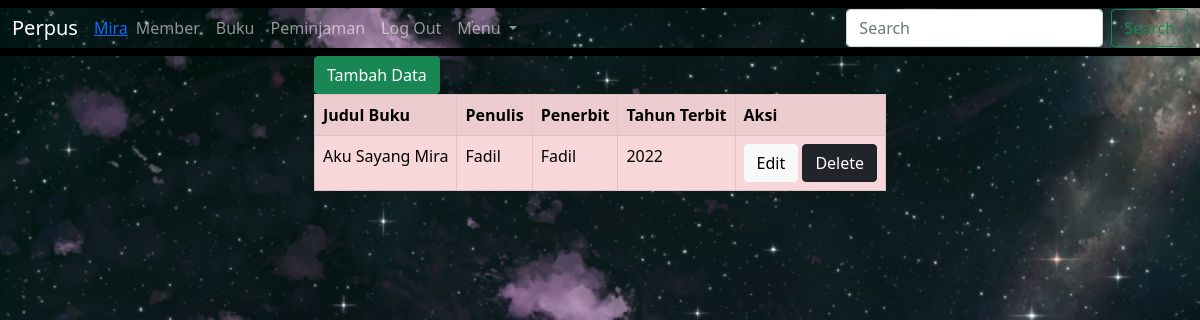
The page /Buku.php (signed in) on the database its author committed.
### tables this page shows
CREATE TABLE `member` (
  `id_member` int(11) NOT NULL,
  `nama_member` varchar(100) NOT NULL,
  `nomor_member` varchar(250) NOT NULL,
  `password_member` varchar(16) NOT NULL,
  `alamat` text NOT NULL,
  `tgl_mendaftar` date NOT NULL,
  `tgl_terakhir_bayar` date NOT NULL
);

CREATE TABLE `buku` (
  `id_buku` int(11) NOT NULL,
  `judul_buku` varchar(500) NOT NULL,
  `penulis` varchar(500) NOT NULL,
  `penerbit` varchar(250) NOT NULL,
  `tahun_terbit` int(11) NOT NULL
);

### Model.php (called while the page is built, shortened)
<?php
    function GetDataBuku($pdo) {
        $sql = "SELECT * FROM buku";
        $statement = $pdo->prepare($sql);
        $statement->execute();
        $bukus = $statement->fetchAll(PDO::FETCH_OBJ);
        return $bukus;
    }
?>

### Buku.php (the view, shortened to what this page needs)
<?php
require 'Model.php';
require 'Koneksi.php';
include 'index.php';
?>
<!DOCTYPE html>
<html lang="en">
<head>
</head>
<body>
    <div class="container" style="width:fit-content">
        <a href='FormBuku.php?form=tambah'><button class="btn btn-success">Tambah Data</button></a>
            <table class="table table-bordered table-striped table-danger">
                <tr>
                    <th>Judul Buku</th>
                    <th>Penulis</th>
                    <th>Penerbit</th>
                    <th>Tahun Terbit</th>
                    <th>Aksi</th>
                </tr>
            <?php foreach (GetDataBuku($connection) as $row) : ?>
            <tr>
                <td><?= $row->judul_buku; ?></td>
                <td><?= $row->penulis; ?></td>
                <td><?= $row->penerbit; ?></td>
                <td><?= $row->tahun_terbit; ?></td>
                <td>
                    <a href='FormBuku.php?id_buku=<?= $row->id_buku ?>&form=update'><button class="btn btn-light">Edit</button></a>
                    <a onclick="return confirm('Hapus Data?')" href='FormBuku.php?id_buku=<?= $row->id_buku ?>&form=delete'><button class="btn btn-dark">Delete</button></a>
                </td>
            </tr>
        <?php endforeach; ?>
    </div>
</body>
</html>

### index.php (shortened to what this page needs)
<?php
function GetNama($pdo, $nomor_member)
{
    $sql = "SELECT nama_member FROM member WHERE nomor_member = $nomor_member";
    $statement = $pdo->prepare($sql);
    $statement->execute();
    $member = $statement->fetch(PDO::FETCH_OBJ);
    return $member;
}
require 'Koneksi.php';
?>
<!DOCTYPE html>
<html lang="en">
<head>
    <link href="https://cdn.jsdelivr.net/npm/bootstrap@5.1.3/dist/css/bootstrap.min.css" rel="stylesheet">
</head>
<body background="bg.jpg">
    <nav class="navbar navbar-expand-lg navbar-dark bg-black">
        <div class="container-fluid" style="background-image: url('bg.jpg')">
            <a class="navbar-brand" href="index.php">Perpus</a>
            <a class="text-primary" href="index.php"><?php
                                                        if ($_SESSION['NomorMember'] == "Guest")
                                                            echo "Guest";
                                                        else
                                                            echo GetNama($connection, $_SESSION['NomorMember'])->nama_member; ?></a>
            <div class="collapse navbar-collapse" id="navbarNavDropdown">
                <ul class="navbar-nav">
                    <li class="nav-item">
                        <a class="nav-link" href="Member.php">Member</a>
                    </li>
                    <li class="nav-item">
                        <a class="nav-link" href="Buku.php">Buku</a>
                    </li>
                    <li class="nav-item">
                        <a class="nav-link" href="Peminjaman.php">Peminjaman</a>
                    </li>
                    <li>
                        <a class="nav-link" href="FormLogin.php">Log Out</a>
                    </li>
                    <li class="nav-item dropdown">
                        <a class="nav-link dropdown-toggle" href="#" id="navbarDropdownMenuLink" role="button" data-bs-toggle="dropdown" aria-expanded="false">
                            Menu
                        </a>
                    </li>
                </ul>
            </div>
            <form class="d-flex ">
                <input class="form-control me-2" type="search" placeholder="Search" aria-label="Search">
                <button class="btn btn-outline-success" type="submit">Search</button>
            </form>
        </div>
    </nav>
</body>
</html>

### rows shown on the page
member: nama_member "Mira"
buku: judul_buku "Aku Sayang Mira", penulis "Fadil", penerbit "Fadil", tahun_terbit "2022"
